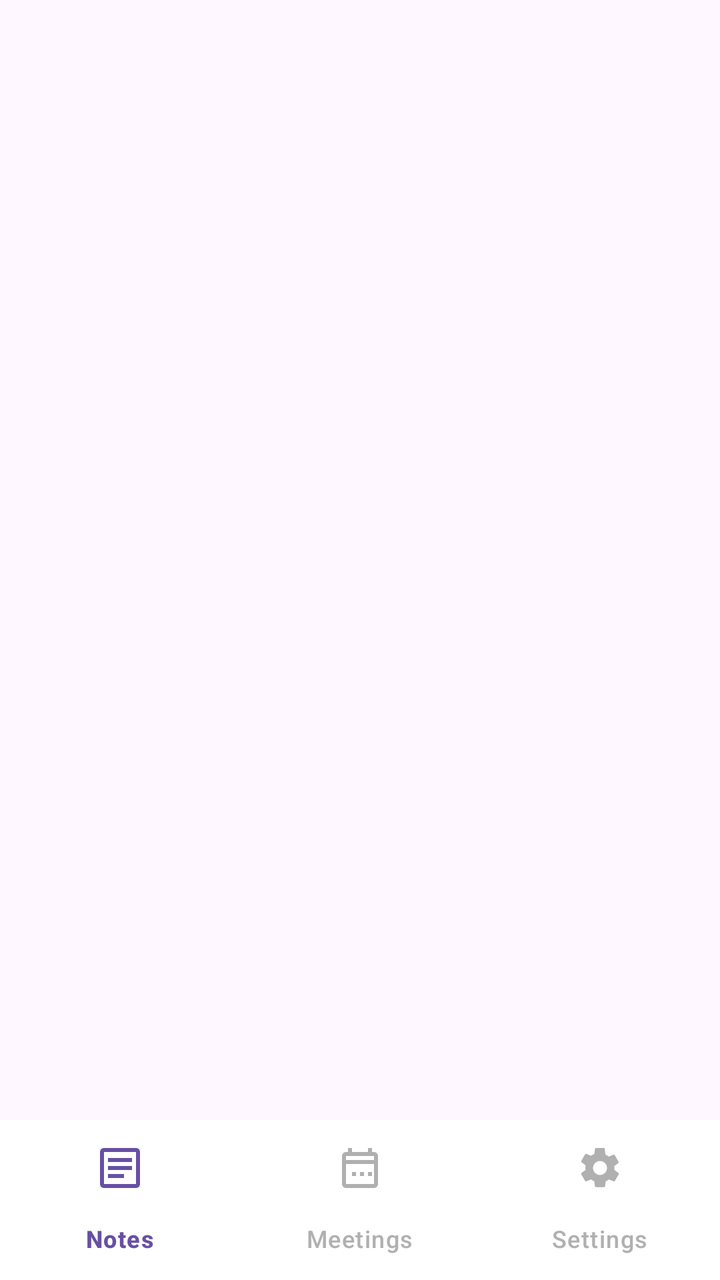
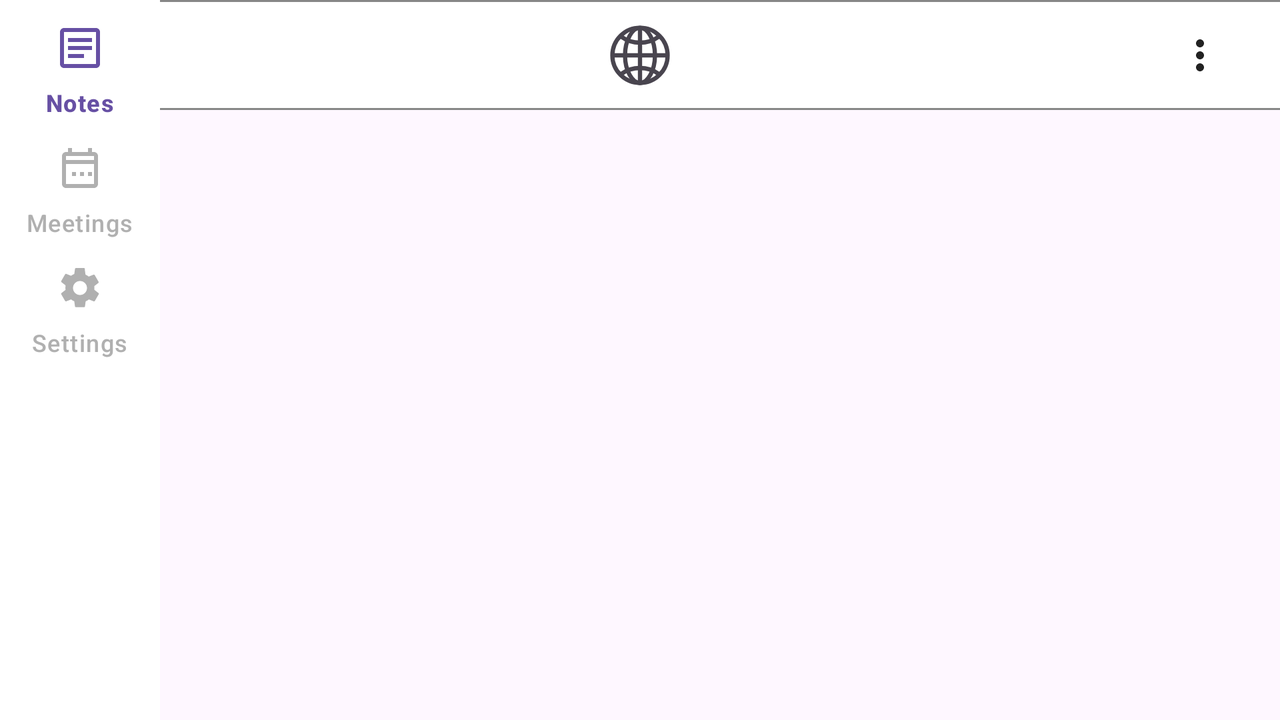

One screen, two layout resources from the same app: the default and the repository's alternative for another configuration. Each is rendered where Android would select it; the XML of both is given below.
<!-- AndroidManifest.xml: application theme Theme.WorkNoteBook -->
<!-- res/layout/activity_main_selection.xml -->
<?xml version="1.0" encoding="utf-8"?>
<androidx.constraintlayout.widget.ConstraintLayout
    xmlns:android="http://schemas.android.com/apk/res/android"
    xmlns:app="http://schemas.android.com/apk/res-auto"
    xmlns:tools="http://schemas.android.com/tools"
    android:layout_width="match_parent"
    android:layout_height="match_parent"
    android:id="@+id/main_selection_container"
    tools:context=".MainSelectionActivity">

    <FrameLayout
        android:id="@+id/fragment_container"
        android:layout_width="0dp"
        android:layout_height="0dp"
        app:layout_constraintTop_toTopOf="parent"
        app:layout_constraintBottom_toTopOf="@+id/bottom_main_navigation"
        app:layout_constraintLeft_toLeftOf="parent"
        app:layout_constraintRight_toRightOf="parent" />

    <com.google.android.material.bottomnavigation.BottomNavigationView
        android:id="@+id/bottom_main_navigation"
        android:layout_width="match_parent"
        android:layout_height="wrap_content"
        android:background="@color/white"
        app:menu="@menu/main_bottom_nav_menu"
        app:labelVisibilityMode="labeled"
        app:itemIconTint="@color/nav_item_color"
        app:itemTextColor="@color/nav_item_color"
        app:layout_constraintBottom_toBottomOf="parent"
        app:layout_constraintLeft_toLeftOf="parent"
        app:layout_constraintRight_toRightOf="parent" />

</androidx.constraintlayout.widget.ConstraintLayout>
<!-- resources referenced by this layout -->
<resources>
  <color name="white">#FFFFFFFF</color>
  <style name="Theme.WorkNoteBook" parent="Base.Theme.WorkNoteBook" />
  <style name="Base.Theme.WorkNoteBook" parent="Theme.Material3.DayNight.NoActionBar">
          
          
      </style>
</resources>
<!-- res/layout-land/activity_main_selection.xml (the repository's variant of the layout above) -->
<!-- drawn on the phone turned sideways -->
<?xml version="1.0" encoding="utf-8"?>
<androidx.constraintlayout.widget.ConstraintLayout
    xmlns:android="http://schemas.android.com/apk/res/android"
    xmlns:app="http://schemas.android.com/apk/res-auto"
    xmlns:tools="http://schemas.android.com/tools"
    android:layout_width="match_parent"
    android:layout_height="match_parent"
    android:id="@+id/main_selection_container"
    tools:context=".MainSelectionActivity">

    <androidx.constraintlayout.widget.ConstraintLayout
        android:id="@+id/main_page_header"
        android:layout_width="match_parent"
        android:layout_height="55dp"
        android:background="@color/white"
        app:layout_constraintEnd_toEndOf="parent"
        app:layout_constraintStart_toStartOf="parent"
        app:layout_constraintTop_toTopOf="parent">

        <View
            android:layout_width="match_parent"
            android:layout_height="1dp"
            android:background="@color/textLight"
            app:layout_constraintBottom_toTopOf="parent"
            app:layout_constraintTop_toTopOf="parent" />

        <ProgressBar
            android:id="@+id/main_selection_page_header_progress_bar"
            android:gravity="center"
            android:visibility="gone"
            android:layout_marginHorizontal="15dp"
            android:layout_width="40dp"
            android:layout_height="40dp"
            android:layout_marginStart="90dp"
            app:layout_constraintBottom_toBottomOf="parent"
            app:layout_constraintStart_toStartOf="parent"
            app:layout_constraintTop_toTopOf="parent" />

        <ImageButton
            android:id="@+id/btn_back_connect_header"
            android:layout_width="50dp"
            android:layout_height="50dp"
            android:background="?selectableItemBackgroundBorderless"
            android:contentDescription="@string/edit"
            android:padding="0dp"
            android:src="@drawable/ic_earth"
            app:layout_constraintBottom_toBottomOf="parent"
            app:layout_constraintEnd_toEndOf="parent"
            app:layout_constraintStart_toStartOf="parent"
            app:layout_constraintTop_toTopOf="parent" />

        <ImageButton
            android:id="@+id/btn_main_header_filters"
            android:layout_width="50dp"
            android:layout_height="50dp"
            android:layout_marginHorizontal="15dp"
            android:layout_marginEnd="15dp"
            android:background="?selectableItemBackgroundBorderless"
            android:contentDescription="@string/filters"
            android:padding="8dp"
            android:src="@drawable/ic_settings"
            app:layout_constraintBottom_toBottomOf="parent"
            app:layout_constraintEnd_toStartOf="@+id/btn_main_header_menu"
            app:layout_constraintTop_toTopOf="parent"
            app:layout_constraintVertical_bias="0.6"
            app:tint="@color/disabledBTNColor"
            android:visibility="gone" />

        <ImageButton
            android:id="@+id/btn_main_header_menu"
            android:layout_width="50dp"
            android:layout_height="50dp"
            android:layout_marginHorizontal="15dp"
            android:background="?selectableItemBackgroundBorderless"
            android:contentDescription="@string/menu"
            android:padding="8dp"
            android:src="@drawable/ic_three_dots_vertical"
            app:layout_constraintBottom_toBottomOf="parent"
            app:layout_constraintEnd_toEndOf="parent"
            app:layout_constraintTop_toTopOf="parent"
            app:tint="@color/textColor" />

        <View
            android:layout_width="match_parent"
            android:layout_height="1dp"
            android:background="@color/textLight"
            app:layout_constraintBottom_toBottomOf="parent" />

    </androidx.constraintlayout.widget.ConstraintLayout>

    <FrameLayout
        android:id="@+id/fragment_container"
        android:layout_width="0dp"
        android:layout_height="0dp"
        app:layout_constraintBottom_toBottomOf="parent"
        app:layout_constraintEnd_toEndOf="parent"
        app:layout_constraintHorizontal_bias="1.0"
        app:layout_constraintLeft_toLeftOf="parent"
        app:layout_constraintRight_toLeftOf="@id/bottom_main_navigation"
        app:layout_constraintStart_toEndOf="@+id/bottom_main_navigation"
        app:layout_constraintTop_toBottomOf="@+id/main_page_header"
        app:layout_constraintVertical_bias="0.0" />

    <com.google.android.material.navigationrail.NavigationRailView
        android:id="@+id/bottom_main_navigation"
        android:layout_width="wrap_content"
        android:layout_height="0dp"
        android:background="@color/white"

        app:itemHorizontalTranslationEnabled="false"
        app:itemIconTint="@color/nav_item_color"
        app:itemTextColor="@color/nav_item_color"
        app:labelVisibilityMode="labeled"

        app:layout_constraintBottom_toBottomOf="parent"

        app:layout_constraintStart_toStartOf="parent"
        app:layout_constraintTop_toTopOf="parent"
        app:menu="@menu/main_bottom_nav_menu" />

</androidx.constraintlayout.widget.ConstraintLayout>
<!-- resources referenced by the variant -->
<!-- as the phone turned sideways resolves them -->
<resources>
  <color name="disabledBTNColor">#808080</color>
  <color name="textColor">#222222</color>
  <color name="textLight">#878787</color>
  <color name="white">#FFFFFFFF</color>
  <!-- drawable ic_earth: vector/xml drawable (drawable, 2371 chars, omitted) -->
  <!-- drawable ic_settings (drawable) -->
  <?xml version="1.0" encoding="utf-8"?>
  <vector xmlns:android="http://schemas.android.com/apk/res/android"
      android:width="24dp"
      android:height="24dp"
      android:viewportWidth="24"
      android:viewportHeight="24"
      android:tint="?attr/colorControlNormal">
  
      <path
          android:fillColor="@android:color/black"
          android:pathData="M19.14,12.94c0.04,-0.31 0.06,-0.63 0.06,-0.94
                            0,-0.32 -0.02,-0.63 -0.07,-0.94l2.03,-1.58
                            c0.18,-0.14 0.23,-0.41 0.12,-0.61l-1.92,-3.32
                            c-0.11,-0.21 -0.37,-0.29 -0.59,-0.22l-2.39,0.96
                            c-0.5,-0.38 -1.03,-0.7 -1.62,-0.94l-0.36,-2.54
                            C14.46,2.18 14.25,2 14,2h-4
                            c-0.25,0 -0.46,0.18 -0.49,0.42l-0.36,2.54
                            c-0.59,0.24 -1.13,0.56 -1.62,0.94l-2.39,-0.96
                            c-0.22,-0.08 -0.48,0.01 -0.59,0.22L2.63,8.48
                            c-0.11,0.21 -0.07,0.47 0.12,0.61l2.03,1.58
                            C4.73,11.37 4.7,11.69 4.7,12s0.02,0.63 0.07,0.94
                            l-2.03,1.58c-0.18,0.14 -0.23,0.41 -0.12,0.61
                            l1.92,3.32c0.11,0.21 0.37,0.29 0.59,0.22
                            l2.39,-0.96c0.5,0.38 1.03,0.7 1.62,0.94
                            l0.36,2.54c0.03,0.24 0.24,0.42 0.49,0.42h4
                            c0.25,0 0.46,-0.18 0.49,-0.42l0.36,-2.54
                            c0.59,-0.24 1.13,-0.56 1.62,-0.94l2.39,0.96
                            c0.22,0.08 0.48,-0.01 0.59,-0.22l1.92,-3.32
                            c0.11,-0.21 0.07,-0.47 -0.12,-0.61l-2.01,-1.58zM12,15.5
                            c-1.93,0 -3.5,-1.57 -3.5,-3.5s1.57,-3.5 3.5,-3.5
                            3.5,1.57 3.5,3.5 -1.57,3.5 -3.5,3.5z"/>
  </vector>
  <!-- drawable ic_three_dots_vertical (drawable) -->
  <?xml version="1.0" encoding="utf-8"?>
  <vector xmlns:android="http://schemas.android.com/apk/res/android"
      android:width="24dp"
      android:height="24dp"
      android:viewportWidth="24"
      android:viewportHeight="24">
  
      <path
          android:fillColor="@color/black"
          android:pathData="M12,8c1.1,0 2,-0.9 2,-2s-0.9,-2 -2,-2 -2,0.9 -2,2 0.9,2 2,2zM12,10c-1.1,0 -2,0.9 -2,2s0.9,2 2,2 2,-0.9 2,-2 -0.9,-2 -2,-2zM12,16c-1.1,0 -2,0.9 -2,2s0.9,2 2,2 2,-0.9 2,-2 -0.9,-2 -2,-2z"/>
  
  </vector>
  <string name="edit">Edit</string>
  <string name="filters">Filters</string>
  <string name="menu">Menu</string>
  <style name="Theme.WorkNoteBook" parent="Base.Theme.WorkNoteBook" />
  <color name="black">#FF000000</color>
  <style name="Base.Theme.WorkNoteBook" parent="Theme.Material3.DayNight.NoActionBar">
          
          
      </style>
</resources>
